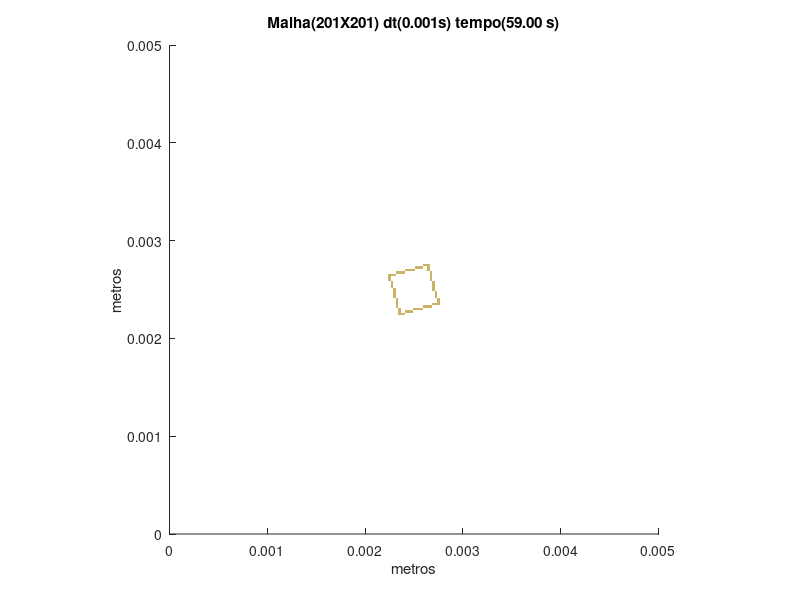

The MATLAB script that drew this image:
set (gca,'PlotBoxAspectRatio',[1 1 1],'Xlim',[0,0.005],'Ylim',[0,0.005])
hold on
title('Malha(201X201) dt(0.001s) tempo(59.00 s)')
hold on
ylabel('metros')
hold on
xlabel('metros')
hold on

fill([0.00233830845771144 0.00233830845771144 0.00236318407960199 0.00236318407960199],[0.00223880597014925 0.0022636815920398 0.0022636815920398 0.00223880597014925],[0.8,0.7,0.4],'LineStyle','none')

fill([0.00236318407960199 0.00236318407960199 0.00238805970149254 0.00238805970149254],[0.00223880597014925 0.0022636815920398 0.0022636815920398 0.00223880597014925],[0.8,0.7,0.4],'LineStyle','none')

fill([0.00238805970149254 0.00238805970149254 0.00241293532338308 0.00241293532338308],[0.00223880597014925 0.0022636815920398 0.0022636815920398 0.00223880597014925],[0.8,0.7,0.4],'LineStyle','none')

fill([0.00233830845771144 0.00233830845771144 0.00236318407960199 0.00236318407960199],[0.0022636815920398 0.00228855721393035 0.00228855721393035 0.0022636815920398],[0.8,0.7,0.4],'LineStyle','none')

fill([0.00241293532338308 0.00241293532338308 0.00243781094527363 0.00243781094527363],[0.0022636815920398 0.00228855721393035 0.00228855721393035 0.0022636815920398],[0.8,0.7,0.4],'LineStyle','none')

fill([0.00243781094527363 0.00243781094527363 0.00246268656716418 0.00246268656716418],[0.0022636815920398 0.00228855721393035 0.00228855721393035 0.0022636815920398],[0.8,0.7,0.4],'LineStyle','none')

fill([0.00246268656716418 0.00246268656716418 0.00248756218905473 0.00248756218905473],[0.0022636815920398 0.00228855721393035 0.00228855721393035 0.0022636815920398],[0.8,0.7,0.4],'LineStyle','none')

fill([0.00233830845771144 0.00233830845771144 0.00236318407960199 0.00236318407960199],[0.00228855721393035 0.0023134328358209 0.0023134328358209 0.00228855721393035],[0.8,0.7,0.4],'LineStyle','none')

fill([0.00248756218905473 0.00248756218905473 0.00251243781094527 0.00251243781094527],[0.00228855721393035 0.0023134328358209 0.0023134328358209 0.00228855721393035],[0.8,0.7,0.4],'LineStyle','none')

fill([0.00251243781094527 0.00251243781094527 0.00253731343283582 0.00253731343283582],[0.00228855721393035 0.0023134328358209 0.0023134328358209 0.00228855721393035],[0.8,0.7,0.4],'LineStyle','none')

fill([0.00253731343283582 0.00253731343283582 0.00256218905472637 0.00256218905472637],[0.00228855721393035 0.0023134328358209 0.0023134328358209 0.00228855721393035],[0.8,0.7,0.4],'LineStyle','none')

fill([0.00256218905472637 0.00256218905472637 0.00258706467661692 0.00258706467661692],[0.00228855721393035 0.0023134328358209 0.0023134328358209 0.00228855721393035],[0.8,0.7,0.4],'LineStyle','none')

fill([0.0023134328358209 0.0023134328358209 0.00233830845771144 0.00233830845771144],[0.0023134328358209 0.00233830845771144 0.00233830845771144 0.0023134328358209],[0.8,0.7,0.4],'LineStyle','none')

fill([0.00258706467661692 0.00258706467661692 0.00261194029850746 0.00261194029850746],[0.0023134328358209 0.00233830845771144 0.00233830845771144 0.0023134328358209],[0.8,0.7,0.4],'LineStyle','none')

fill([0.00261194029850746 0.00261194029850746 0.00263681592039801 0.00263681592039801],[0.0023134328358209 0.00233830845771144 0.00233830845771144 0.0023134328358209],[0.8,0.7,0.4],'LineStyle','none')

fill([0.00263681592039801 0.00263681592039801 0.00266169154228856 0.00266169154228856],[0.0023134328358209 0.00233830845771144 0.00233830845771144 0.0023134328358209],[0.8,0.7,0.4],'LineStyle','none')

fill([0.00266169154228856 0.00266169154228856 0.0026865671641791 0.0026865671641791],[0.0023134328358209 0.00233830845771144 0.00233830845771144 0.0023134328358209],[0.8,0.7,0.4],'LineStyle','none')

fill([0.0023134328358209 0.0023134328358209 0.00233830845771144 0.00233830845771144],[0.00233830845771144 0.00236318407960199 0.00236318407960199 0.00233830845771144],[0.8,0.7,0.4],'LineStyle','none')

fill([0.0026865671641791 0.0026865671641791 0.00271144278606965 0.00271144278606965],[0.00233830845771144 0.00236318407960199 0.00236318407960199 0.00233830845771144],[0.8,0.7,0.4],'LineStyle','none')

fill([0.00271144278606965 0.00271144278606965 0.0027363184079602 0.0027363184079602],[0.00233830845771144 0.00236318407960199 0.00236318407960199 0.00233830845771144],[0.8,0.7,0.4],'LineStyle','none')

fill([0.0027363184079602 0.0027363184079602 0.00276119402985075 0.00276119402985075],[0.00233830845771144 0.00236318407960199 0.00236318407960199 0.00233830845771144],[0.8,0.7,0.4],'LineStyle','none')

fill([0.0023134328358209 0.0023134328358209 0.00233830845771144 0.00233830845771144],[0.00236318407960199 0.00238805970149254 0.00238805970149254 0.00236318407960199],[0.8,0.7,0.4],'LineStyle','none')

fill([0.0027363184079602 0.0027363184079602 0.00276119402985075 0.00276119402985075],[0.00236318407960199 0.00238805970149254 0.00238805970149254 0.00236318407960199],[0.8,0.7,0.4],'LineStyle','none')

fill([0.0023134328358209 0.0023134328358209 0.00233830845771144 0.00233830845771144],[0.00238805970149254 0.00241293532338308 0.00241293532338308 0.00238805970149254],[0.8,0.7,0.4],'LineStyle','none')

fill([0.0027363184079602 0.0027363184079602 0.00276119402985075 0.00276119402985075],[0.00238805970149254 0.00241293532338308 0.00241293532338308 0.00238805970149254],[0.8,0.7,0.4],'LineStyle','none')

fill([0.00228855721393035 0.00228855721393035 0.0023134328358209 0.0023134328358209],[0.00241293532338308 0.00243781094527363 0.00243781094527363 0.00241293532338308],[0.8,0.7,0.4],'LineStyle','none')

fill([0.00271144278606965 0.00271144278606965 0.0027363184079602 0.0027363184079602],[0.00241293532338308 0.00243781094527363 0.00243781094527363 0.00241293532338308],[0.8,0.7,0.4],'LineStyle','none')

fill([0.00228855721393035 0.00228855721393035 0.0023134328358209 0.0023134328358209],[0.00243781094527363 0.00246268656716418 0.00246268656716418 0.00243781094527363],[0.8,0.7,0.4],'LineStyle','none')

fill([0.00271144278606965 0.00271144278606965 0.0027363184079602 0.0027363184079602],[0.00243781094527363 0.00246268656716418 0.00246268656716418 0.00243781094527363],[0.8,0.7,0.4],'LineStyle','none')

fill([0.00228855721393035 0.00228855721393035 0.0023134328358209 0.0023134328358209],[0.00246268656716418 0.00248756218905473 0.00248756218905473 0.00246268656716418],[0.8,0.7,0.4],'LineStyle','none')

fill([0.00271144278606965 0.00271144278606965 0.0027363184079602 0.0027363184079602],[0.00246268656716418 0.00248756218905473 0.00248756218905473 0.00246268656716418],[0.8,0.7,0.4],'LineStyle','none')

fill([0.00228855721393035 0.00228855721393035 0.0023134328358209 0.0023134328358209],[0.00248756218905473 0.00251243781094527 0.00251243781094527 0.00248756218905473],[0.8,0.7,0.4],'LineStyle','none')

fill([0.0026865671641791 0.0026865671641791 0.00271144278606965 0.00271144278606965],[0.00248756218905473 0.00251243781094527 0.00251243781094527 0.00248756218905473],[0.8,0.7,0.4],'LineStyle','none')

fill([0.0022636815920398 0.0022636815920398 0.00228855721393035 0.00228855721393035],[0.00251243781094527 0.00253731343283582 0.00253731343283582 0.00251243781094527],[0.8,0.7,0.4],'LineStyle','none')

fill([0.0026865671641791 0.0026865671641791 0.00271144278606965 0.00271144278606965],[0.00251243781094527 0.00253731343283582 0.00253731343283582 0.00251243781094527],[0.8,0.7,0.4],'LineStyle','none')

fill([0.0022636815920398 0.0022636815920398 0.00228855721393035 0.00228855721393035],[0.00253731343283582 0.00256218905472637 0.00256218905472637 0.00253731343283582],[0.8,0.7,0.4],'LineStyle','none')

fill([0.0026865671641791 0.0026865671641791 0.00271144278606965 0.00271144278606965],[0.00253731343283582 0.00256218905472637 0.00256218905472637 0.00253731343283582],[0.8,0.7,0.4],'LineStyle','none')

fill([0.0022636815920398 0.0022636815920398 0.00228855721393035 0.00228855721393035],[0.00256218905472637 0.00258706467661692 0.00258706467661692 0.00256218905472637],[0.8,0.7,0.4],'LineStyle','none')

fill([0.0026865671641791 0.0026865671641791 0.00271144278606965 0.00271144278606965],[0.00256218905472637 0.00258706467661692 0.00258706467661692 0.00256218905472637],[0.8,0.7,0.4],'LineStyle','none')

fill([0.00223880597014925 0.00223880597014925 0.0022636815920398 0.0022636815920398],[0.00258706467661692 0.00261194029850746 0.00261194029850746 0.00258706467661692],[0.8,0.7,0.4],'LineStyle','none')

fill([0.00266169154228856 0.00266169154228856 0.0026865671641791 0.0026865671641791],[0.00258706467661692 0.00261194029850746 0.00261194029850746 0.00258706467661692],[0.8,0.7,0.4],'LineStyle','none')

fill([0.00223880597014925 0.00223880597014925 0.0022636815920398 0.0022636815920398],[0.00261194029850746 0.00263681592039801 0.00263681592039801 0.00261194029850746],[0.8,0.7,0.4],'LineStyle','none')

fill([0.00266169154228856 0.00266169154228856 0.0026865671641791 0.0026865671641791],[0.00261194029850746 0.00263681592039801 0.00263681592039801 0.00261194029850746],[0.8,0.7,0.4],'LineStyle','none')

fill([0.00223880597014925 0.00223880597014925 0.0022636815920398 0.0022636815920398],[0.00263681592039801 0.00266169154228856 0.00266169154228856 0.00263681592039801],[0.8,0.7,0.4],'LineStyle','none')

fill([0.0022636815920398 0.0022636815920398 0.00228855721393035 0.00228855721393035],[0.00263681592039801 0.00266169154228856 0.00266169154228856 0.00263681592039801],[0.8,0.7,0.4],'LineStyle','none')

fill([0.00228855721393035 0.00228855721393035 0.0023134328358209 0.0023134328358209],[0.00263681592039801 0.00266169154228856 0.00266169154228856 0.00263681592039801],[0.8,0.7,0.4],'LineStyle','none')

fill([0.00266169154228856 0.00266169154228856 0.0026865671641791 0.0026865671641791],[0.00263681592039801 0.00266169154228856 0.00266169154228856 0.00263681592039801],[0.8,0.7,0.4],'LineStyle','none')

fill([0.0023134328358209 0.0023134328358209 0.00233830845771144 0.00233830845771144],[0.00266169154228856 0.0026865671641791 0.0026865671641791 0.00266169154228856],[0.8,0.7,0.4],'LineStyle','none')

fill([0.00233830845771144 0.00233830845771144 0.00236318407960199 0.00236318407960199],[0.00266169154228856 0.0026865671641791 0.0026865671641791 0.00266169154228856],[0.8,0.7,0.4],'LineStyle','none')

fill([0.00236318407960199 0.00236318407960199 0.00238805970149254 0.00238805970149254],[0.00266169154228856 0.0026865671641791 0.0026865671641791 0.00266169154228856],[0.8,0.7,0.4],'LineStyle','none')

fill([0.00238805970149254 0.00238805970149254 0.00241293532338308 0.00241293532338308],[0.00266169154228856 0.0026865671641791 0.0026865671641791 0.00266169154228856],[0.8,0.7,0.4],'LineStyle','none')

fill([0.00266169154228856 0.00266169154228856 0.0026865671641791 0.0026865671641791],[0.00266169154228856 0.0026865671641791 0.0026865671641791 0.00266169154228856],[0.8,0.7,0.4],'LineStyle','none')

fill([0.00241293532338308 0.00241293532338308 0.00243781094527363 0.00243781094527363],[0.0026865671641791 0.00271144278606965 0.00271144278606965 0.0026865671641791],[0.8,0.7,0.4],'LineStyle','none')

fill([0.00243781094527363 0.00243781094527363 0.00246268656716418 0.00246268656716418],[0.0026865671641791 0.00271144278606965 0.00271144278606965 0.0026865671641791],[0.8,0.7,0.4],'LineStyle','none')

fill([0.00246268656716418 0.00246268656716418 0.00248756218905473 0.00248756218905473],[0.0026865671641791 0.00271144278606965 0.00271144278606965 0.0026865671641791],[0.8,0.7,0.4],'LineStyle','none')

fill([0.00248756218905473 0.00248756218905473 0.00251243781094527 0.00251243781094527],[0.0026865671641791 0.00271144278606965 0.00271144278606965 0.0026865671641791],[0.8,0.7,0.4],'LineStyle','none')

fill([0.00263681592039801 0.00263681592039801 0.00266169154228856 0.00266169154228856],[0.0026865671641791 0.00271144278606965 0.00271144278606965 0.0026865671641791],[0.8,0.7,0.4],'LineStyle','none')

fill([0.00251243781094527 0.00251243781094527 0.00253731343283582 0.00253731343283582],[0.00271144278606965 0.0027363184079602 0.0027363184079602 0.00271144278606965],[0.8,0.7,0.4],'LineStyle','none')

fill([0.00253731343283582 0.00253731343283582 0.00256218905472637 0.00256218905472637],[0.00271144278606965 0.0027363184079602 0.0027363184079602 0.00271144278606965],[0.8,0.7,0.4],'LineStyle','none')

fill([0.00256218905472637 0.00256218905472637 0.00258706467661692 0.00258706467661692],[0.00271144278606965 0.0027363184079602 0.0027363184079602 0.00271144278606965],[0.8,0.7,0.4],'LineStyle','none')

fill([0.00263681592039801 0.00263681592039801 0.00266169154228856 0.00266169154228856],[0.00271144278606965 0.0027363184079602 0.0027363184079602 0.00271144278606965],[0.8,0.7,0.4],'LineStyle','none')

fill([0.00258706467661692 0.00258706467661692 0.00261194029850746 0.00261194029850746],[0.0027363184079602 0.00276119402985075 0.00276119402985075 0.0027363184079602],[0.8,0.7,0.4],'LineStyle','none')

fill([0.00261194029850746 0.00261194029850746 0.00263681592039801 0.00263681592039801],[0.0027363184079602 0.00276119402985075 0.00276119402985075 0.0027363184079602],[0.8,0.7,0.4],'LineStyle','none')

fill([0.00263681592039801 0.00263681592039801 0.00266169154228856 0.00266169154228856],[0.0027363184079602 0.00276119402985075 0.00276119402985075 0.0027363184079602],[0.8,0.7,0.4],'LineStyle','none')
